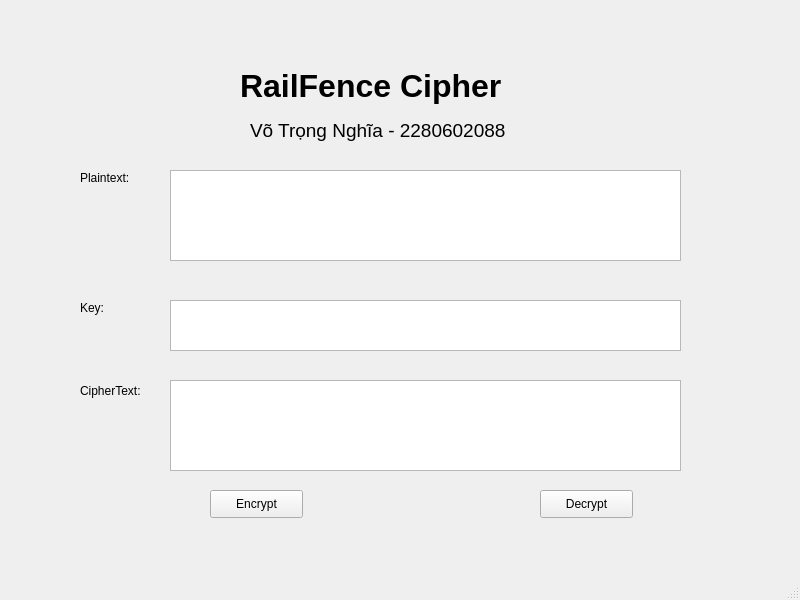
<?xml version="1.0" encoding="UTF-8"?>
<ui version="4.0">
 <class>MainWindow</class>
 <widget class="QMainWindow" name="MainWindow">
  <property name="geometry">
   <rect>
    <x>0</x>
    <y>0</y>
    <width>800</width>
    <height>600</height>
   </rect>
  </property>
  <property name="windowTitle">
   <string>MainWindow</string>
  </property>
  <widget class="QWidget" name="centralwidget">
   <widget class="QLabel" name="label">
    <property name="geometry">
     <rect>
      <x>240</x>
      <y>50</y>
      <width>381</width>
      <height>71</height>
     </rect>
    </property>
    <property name="font">
     <font>
      <pointsize>24</pointsize>
      <weight>75</weight>
      <bold>true</bold>
     </font>
    </property>
    <property name="layoutDirection">
     <enum>Qt::LeftToRight</enum>
    </property>
    <property name="styleSheet">
     <string notr="true">text-align: center;</string>
    </property>
    <property name="text">
     <string>RailFence Cipher</string>
    </property>
   </widget>
   <widget class="QLabel" name="label_2">
    <property name="geometry">
     <rect>
      <x>250</x>
      <y>110</y>
      <width>431</width>
      <height>41</height>
     </rect>
    </property>
    <property name="font">
     <font>
      <pointsize>14</pointsize>
     </font>
    </property>
    <property name="text">
     <string>Võ Trọng Nghĩa - 2280602088</string>
    </property>
   </widget>
   <widget class="QLabel" name="label_3">
    <property name="geometry">
     <rect>
      <x>80</x>
      <y>170</y>
      <width>55</width>
      <height>16</height>
     </rect>
    </property>
    <property name="text">
     <string>Plaintext:</string>
    </property>
   </widget>
   <widget class="QLabel" name="label_4">
    <property name="geometry">
     <rect>
      <x>80</x>
      <y>300</y>
      <width>55</width>
      <height>16</height>
     </rect>
    </property>
    <property name="text">
     <string>Key:</string>
    </property>
   </widget>
   <widget class="QLabel" name="label_5">
    <property name="geometry">
     <rect>
      <x>80</x>
      <y>380</y>
      <width>81</width>
      <height>21</height>
     </rect>
    </property>
    <property name="text">
     <string>CipherText:</string>
    </property>
   </widget>
   <widget class="QTextEdit" name="txtPlainText">
    <property name="geometry">
     <rect>
      <x>170</x>
      <y>170</y>
      <width>511</width>
      <height>91</height>
     </rect>
    </property>
   </widget>
   <widget class="QTextEdit" name="txtKey">
    <property name="geometry">
     <rect>
      <x>170</x>
      <y>300</y>
      <width>511</width>
      <height>51</height>
     </rect>
    </property>
   </widget>
   <widget class="QTextEdit" name="txtCipherText">
    <property name="geometry">
     <rect>
      <x>170</x>
      <y>380</y>
      <width>511</width>
      <height>91</height>
     </rect>
    </property>
   </widget>
   <widget class="QPushButton" name="btnEncrypt">
    <property name="geometry">
     <rect>
      <x>210</x>
      <y>490</y>
      <width>93</width>
      <height>28</height>
     </rect>
    </property>
    <property name="text">
     <string>Encrypt</string>
    </property>
   </widget>
   <widget class="QPushButton" name="btnDecrypt">
    <property name="geometry">
     <rect>
      <x>540</x>
      <y>490</y>
      <width>93</width>
      <height>28</height>
     </rect>
    </property>
    <property name="text">
     <string>Decrypt</string>
    </property>
   </widget>
  </widget>
  <widget class="QMenuBar" name="menubar">
   <property name="geometry">
    <rect>
     <x>0</x>
     <y>0</y>
     <width>800</width>
     <height>26</height>
    </rect>
   </property>
  </widget>
  <widget class="QStatusBar" name="statusbar"/>
 </widget>
 <resources/>
 <connections/>
</ui>
